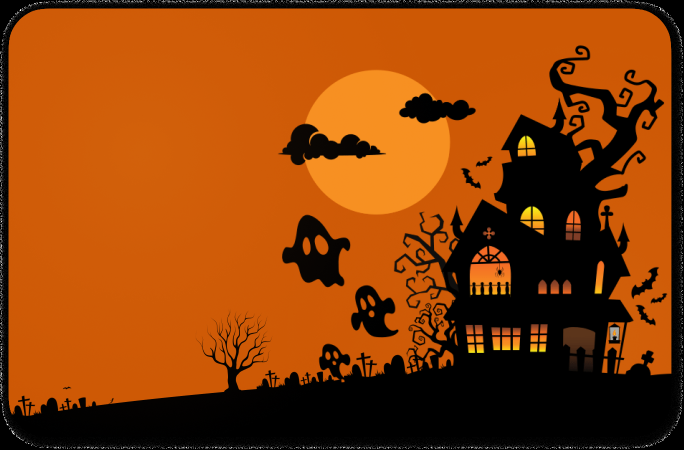
#> input picture godot/assets/WallpaperHalloween.png, 1368 x 899 px (shown at 1/2 size)
$ python -i alternative_extractors.py   (imports and definitions only)
#> lines starting #> are read from the running program, lines starting #| are printed output that depends on the picture
#> further down, picture is the input picture: shape (899, 1368, 3); mean B, G, R 7.4, 63.8, 139.2
"""
Alternative Feature Extractors
===============================
Provides BRISK and AKAZE feature extractors as alternatives to ORB.
Compatible with the same BoVW pipeline for easy benchmarking.
"""

import cv2
import numpy as np
from typing import Tuple, Optional, List


class BRISKExtractor:
    """
    BRISK (Binary Robust Invariant Scalable Keypoints) feature extractor.

    Advantages over ORB:
    - More keypoints at different scales
    - Better rotation invariance
    - Good for texture-rich images

    High Cohesion: Focuses solely on BRISK descriptor extraction.
    Low Coupling: Drop-in replacement for ORBExtractor.
    """

    def __init__(
        self,
        threshold: int = 30,
        octaves: int = 3,
        pattern_scale: float = 1.0
    ):
        """
        Initialize BRISK detector.

        Args:
            threshold: AGAST detection threshold
            octaves: Number of octaves for scale space
            pattern_scale: Pattern scaling factor
        """
        self.brisk = cv2.BRISK_create(
            thresh=threshold,
            octaves=octaves,
            patternScale=pattern_scale
        )

    def extract(
        self,
        image: np.ndarray,
        roi_size: Tuple[int, int] = (128, 128)
    ) -> Optional[np.ndarray]:
        """
        Extract BRISK descriptors from an image ROI.

        Args:
            image: Input image (color or grayscale)
            roi_size: Target size (width, height) for normalization

        Returns:
            descriptors: Array of shape (n_keypoints, 64) or None
        """
#> called with roi_size = (128, 128)
        # Convert to grayscale
        if len(image.shape) == 3:
            gray = cv2.cvtColor(image, cv2.COLOR_BGR2GRAY)
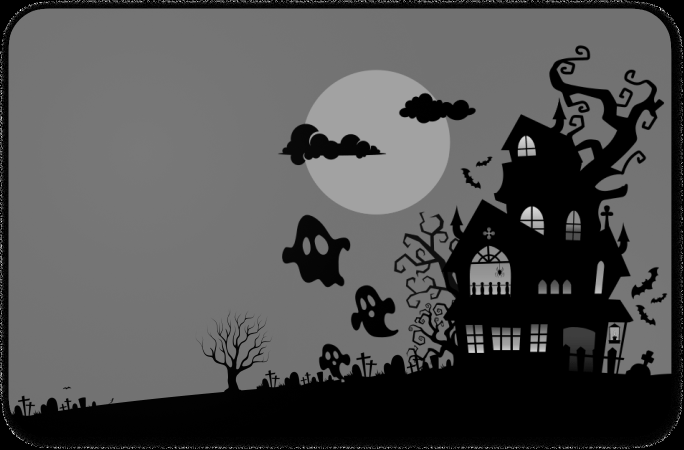
#> gray: shape (899, 1368) (shown at 1/2 size); min 0, max 255, mean 79.9
        else:
            gray = image.copy()

        # Resize to fixed dimensions
        if gray.shape[:2] != roi_size[::-1]:
            gray = cv2.resize(gray, roi_size, interpolation=cv2.INTER_AREA)
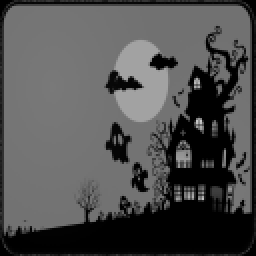
#> gray: shape (128, 128) (shown 2 times larger); min 0, max 202, mean 79.9

        # Detect keypoints and compute descriptors
        keypoints, descriptors = self.brisk.detectAndCompute(gray, None)
#> keypoints = 181 keypoints; strongest (x, y, size): (101, 99, 10), (99, 60, 11.7), (98, 60, 13.3), (76, 31, 14)

        if descriptors is None or len(descriptors) == 0:
            return None

        return descriptors

    # [7 lines left out: function extract_batch, not called in this run]


class AKAZEExtractor:
    """
    AKAZE (Accelerated-KAZE) feature extractor.

    Advantages over ORB:
    - Nonlinear scale space (better edge preservation)
    - More distinctive features
    - Better for textured surfaces

    High Cohesion: Focuses solely on AKAZE descriptor extraction.
    Low Coupling: Drop-in replacement for ORBExtractor.
    """

    # [69 lines left out: functions __init__, extract, extract_batch, not called in this run]


class SIFTExtractor:
    """
    SIFT (Scale-Invariant Feature Transform) feature extractor.

    Note: SIFT is patented and may require licensing for commercial use.

    Advantages:
    - Most distinctive features
    - Best scale/rotation invariance
    - Gold standard for feature matching

    High Cohesion: Focuses solely on SIFT descriptor extraction.
    Low Coupling: Drop-in replacement for ORBExtractor.
    """

    # [68 lines left out: functions __init__, extract, extract_batch, not called in this run]

>>> import cv2
>>> picture = cv2.imread('../../../godot/assets/WallpaperHalloween.png')
>>> result = BRISKExtractor().extract(picture)
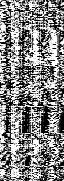
#> result: shape (181, 64); min 0, max 255, mean 131
